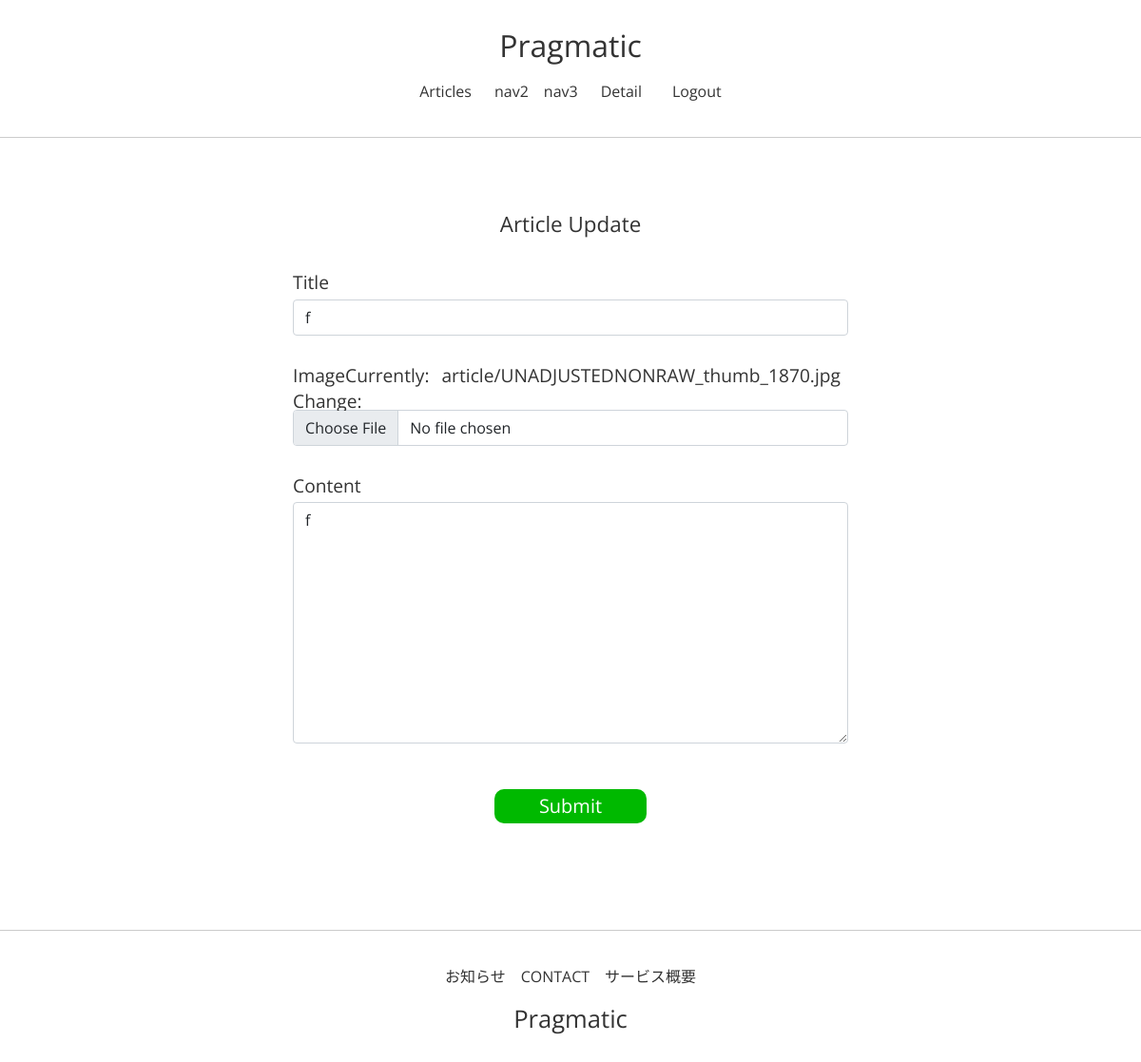
/articles/update/12 (signed in), run on an earlier commit of the app's database.
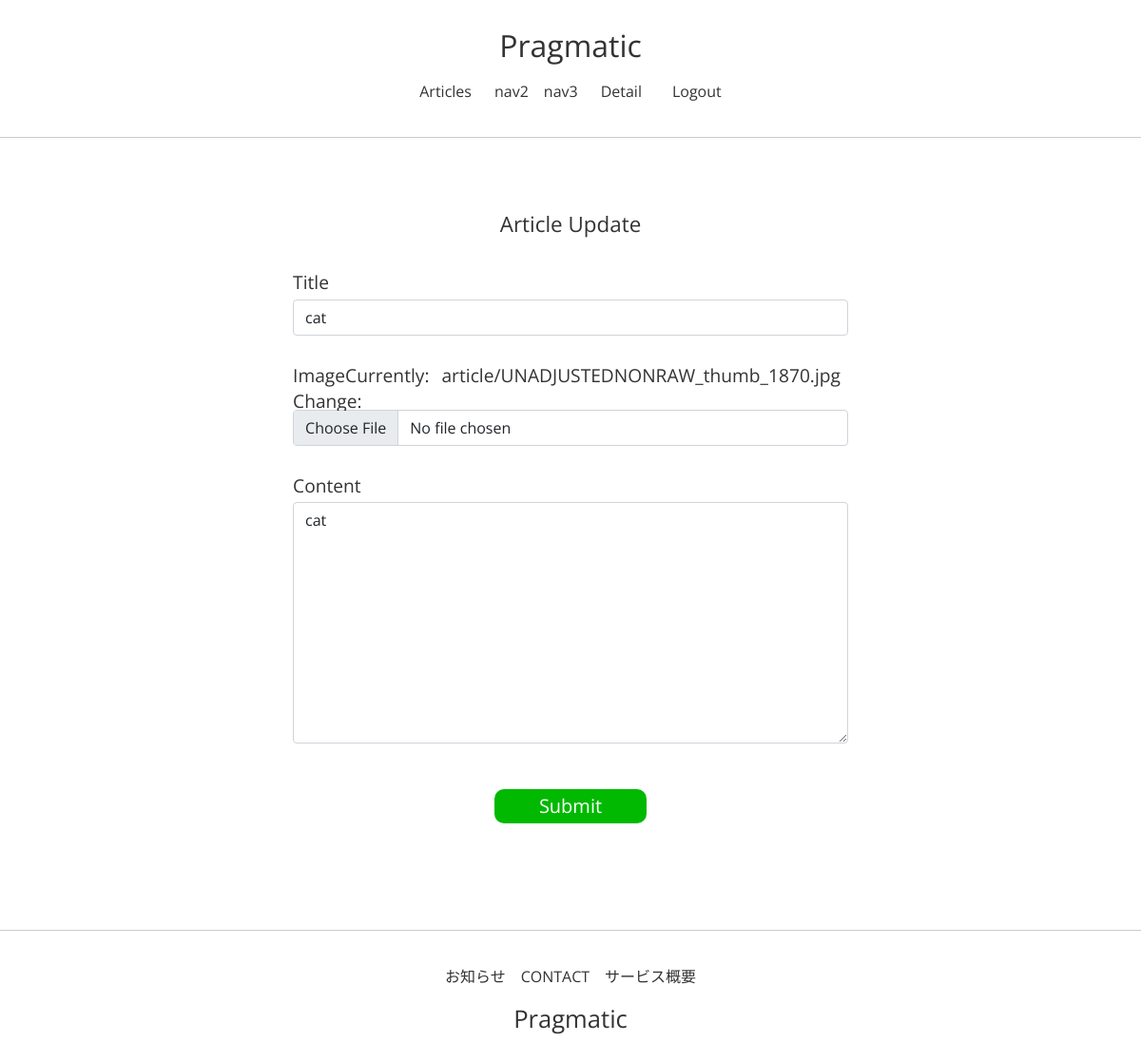
And on a later commit of the database.
### articleapp/models.py (models this page shows)
class Article(models.Model):
    writer = models.ForeignKey(
        User, on_delete=models.SET_NULL, related_name='article', null=True)
    title = models.CharField(max_length=200, null=True)
    image = models.ImageField(upload_to='article/', null=False)
    content = models.TextField(null=True)
    created_at = models.DateField(auto_now_add=True, null=True)

### articleapp/views.py (the view, shortened to what this page needs)
# urls.py: path('update/<int:pk>', ArticleUpdateView.as_view(), name='update'),
@method_decorator(has_ownership, 'get')
@method_decorator(has_ownership, 'post')
class ArticleUpdateView(UpdateView):
    model = Article
    form_class = ArticleCreationForm
    context_object_name = 'target_article'
    template_name = 'articleapp/update.html'

### articleapp/forms.py
class ArticleCreationForm(ModelForm):
    class Meta:
        model = Article
        fields = ['title', 'image', 'content']

### articleapp/templates/articleapp/update.html (shortened to what this page needs)
{% extends 'base.html' %}
{% load bootstrap4 %}
{% block content %}
    <div class="article-update">
        <div class="mb-4">
            <h4>Article Update</h4>
        </div>
        <form action="{% url 'articleapp:update' pk=target_article.pk %}" method="post" enctype="multipart/form-data">
            {% bootstrap_form form %}
            <input type="submit" class="submit-btn">
        </form>
    </div>
{% endblock %}

What changed in the data, as far as the page shows it:
changed Article: title "f" → "cat"; content "f" → "cat"
